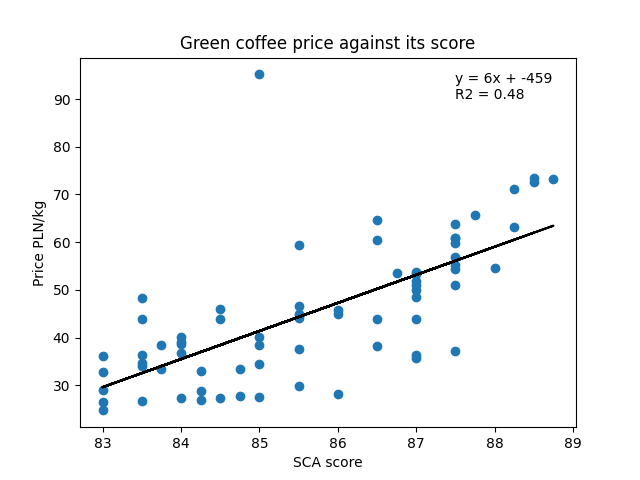

Here is the Python script that generated this plot:
"""
Script for investigating the dependence of green coffee price on its score

Creates a Linear Regression model for the data, visualizes the data and the results

Requires installation of 'pandas', 'matplotlib', 'scikit-learn'
"""

import pandas
import adjust_data
from matplotlib import pyplot
from sklearn.linear_model import LinearRegression

print('\nInvestigating the dependence of green coffee price on its score...')

# read relevant data from the adjusted file
data = pandas.read_csv('adjusted_data.csv')
score = data['Score']
price = data['Price']
# drop rows with missing values using 'adjust_data.py'
score, price = adjust_data.drop_missing(score, price)

# plot the data
pyplot.scatter(score, price)
pyplot.xlabel('SCA score')
pyplot.ylabel('Price PLN/kg')
pyplot.title('Green coffee price against its score')

# convert the data to numpy arrays
score = score.to_numpy().reshape(-1, 1)
price = price.to_numpy()

# create a Linear Regression model for the data
model = LinearRegression()
model.fit(score, price)
predicted_price = model.predict(score)

# details of the fitted model
a = model.coef_[0]
b = model.intercept_
r2 = model.score(score, price)
print(f'\nModel obtained with Linear Regression: y = {a:.0f}x + {b:.0f}')
print(f'Accuracy (coefficient of determination): R2 = {r2:.2f}')

# plot the fitted model and its details
pyplot.plot(score, predicted_price, color='black')
pyplot.text(87.5, 90, f'y = {a:.0f}x + {b:.0f}\nR2 = {r2:.2f}')
pyplot.show()
